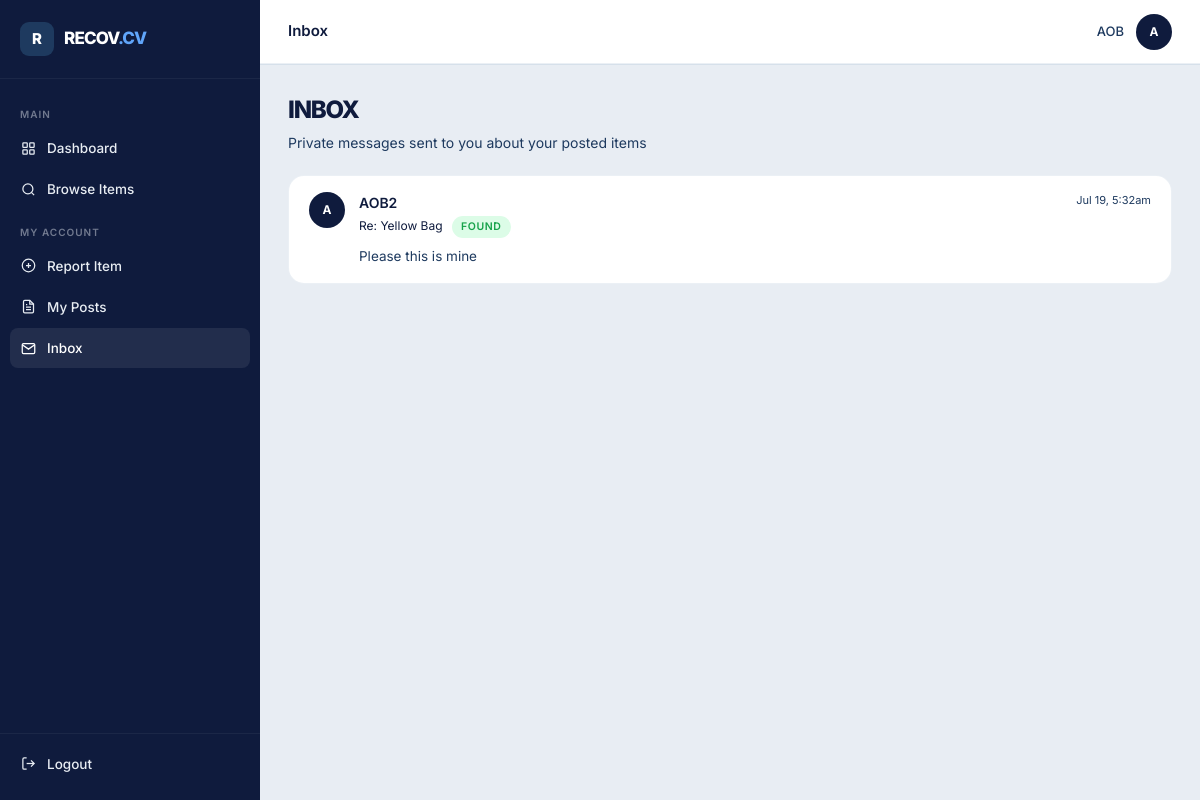
Page /pages/responses.php (signed in) on the committed database.
### tables this page shows
CREATE TABLE responses (
            id         INTEGER PRIMARY KEY AUTOINCREMENT,
            item_id    INTEGER NOT NULL,
            sender_id  INTEGER NOT NULL,
            message    TEXT NOT NULL,
            created_at DATETIME DEFAULT CURRENT_TIMESTAMP,
            FOREIGN KEY (item_id) REFERENCES items(id),
            FOREIGN KEY (sender_id) REFERENCES users(id)
        );

CREATE TABLE users (
            id       INTEGER PRIMARY KEY AUTOINCREMENT,
            name     TEXT NOT NULL,
            email    TEXT NOT NULL UNIQUE,
            password TEXT NOT NULL,
            created_at DATETIME DEFAULT CURRENT_TIMESTAMP
        );

CREATE TABLE items (
            id            INTEGER PRIMARY KEY AUTOINCREMENT,
            user_id       INTEGER NOT NULL,
            item_name     TEXT NOT NULL,
            description   TEXT NOT NULL,
            type          TEXT NOT NULL,
            location      TEXT NOT NULL,
            date_reported TEXT NOT NULL,
            status        TEXT NOT NULL DEFAULT 'open',
            created_at    DATETIME DEFAULT CURRENT_TIMESTAMP,
            FOREIGN KEY (user_id) REFERENCES users(id)
        );

### pages/responses.php (the view, shortened to what this page needs)
<?php
require_once __DIR__ . '/../config/db.php';
$uid  = $_SESSION['user_id'];
$stmt = $pdo->prepare(
    "SELECT r.*, u.name AS sender_name, i.item_name, i.type, i.id AS item_id
     FROM responses r
     JOIN users u ON r.sender_id = u.id
     JOIN items i ON r.item_id = i.id
     WHERE i.user_id = ?
     ORDER BY r.created_at DESC"
);
$stmt->execute([$uid]);
$inbox = $stmt->fetchAll();
function initials_from_name(string $name): string {
    $p = explode(' ', trim($name));
    return strtoupper(substr($p[0], 0, 1) . (isset($p[1]) ? substr($p[1], 0, 1) : ''));
}
include __DIR__ . '/../includes/head.php';
include __DIR__ . '/../includes/sidebar.php';
?>
<div class="page-header">
  <h1>Inbox</h1>
  <p>Private messages sent to you about your posted items</p>
</div>
<?php if (empty($inbox)): ?>
  <div class="empty-state">
    <div class="empty-icon">Empty</div>
    <h3>No messages yet</h3>
    <p>When someone sends you a private response about one of your items, it will show up here.</p>
  </div>
<?php else: ?>
  <div class="list-gap">
    <?php foreach ($inbox as $r): ?>
      <div class="response-item">
        <div class="user-avatar"><?php echo initials_from_name($r['sender_name']); ?></div>
        <div class="response-content">
          <div class="response-sender"><?php echo htmlspecialchars($r['sender_name']); ?></div>
          <div class="response-item-ref">
            Re: <a href="/pages/item.php?id=<?php echo $r['item_id']; ?>">
              <?php echo htmlspecialchars($r['item_name']); ?>
            </a>
            <span class="badge badge-<?php echo $r['type']; ?>" style="margin-left:6px;"><?php echo strtoupper($r['type']); ?></span>
          </div>
          <div class="response-message"><?php echo nl2br(htmlspecialchars($r['message'])); ?></div>
        </div>
        <div class="response-time"><?php echo date('M j, g:ia', strtotime($r['created_at'])); ?></div>
      </div>
    <?php endforeach; ?>
  </div>
<?php endif; ?>
<?php include __DIR__ . '/../includes/footer.php'; ?>

### public/css/style.css (style rules this page uses)
*, *::before, *::after { margin: 0; padding: 0; box-sizing: border-box; }
:root { --bg: #e8edf3; --card-bg: #ffffff; --text: #0f1b3d; --text-muted: #1e3a5f; --border: rgba(59, 111, 160, 0.1); --shadow: 0 1px 3px 0 rgba(0, 0, 0, 0.05); --shadow-md: 0 4px 6px -1px rgba(0, 0, 0, 0.05); --blue: #0f1b3d; --blue-hover: #1e3a5f; --blue-light: #e8edf3; --blue-text: #0f1b3d; --red: #ef4444; --red-light: #fee2e2; --red-text: #dc2626; --green: #22c55e; --green-light: #dcfce7; --green-text: #16a34a; --yellow: #f59e0b; --yellow-light: #fef3c7; --yellow-text: #d97706; --radius: 16px; --radius-sm: 8px; --sidebar-bg: #0f1b3d; --sidebar-hover: #1e3a5f; --sidebar-text: #e8edf3; --sidebar-active-text: #ffffff; --sidebar-active-bg: rgba(255, 255, 255, 0.08); --sidebar-width: 260px; --topbar-height: 64px; }
body { font-family: 'Inter', sans-serif; background: var(--bg); color: var(--text); font-size: 14px; line-height: 1.5; -webkit-font-smoothing: antialiased; }
.user-avatar { width: 36px; height: 36px; background: var(--blue); border-radius: 50%; display: flex; align-items: center; justify-content: center; font-size: 12px; font-weight: 700; color: white; flex-shrink: 0; }
.page-header { margin-bottom: 22px; }
.page-header h1 { font-size: 24px; font-weight: 800; color: var(--text); text-transform: uppercase; letter-spacing: -0.05em; }
.page-header p { margin-top: 4px; font-size: 14px; color: var(--text-muted); }
.badge { display: inline-flex; align-items: center; padding: 3px 9px; border-radius: 100px; font-size: 10.5px; font-weight: 600; text-transform: uppercase; letter-spacing: 0.06em; white-space: nowrap; flex-shrink: 0; }
.badge-found { background: var(--green-light); color: var(--green-text); }
.response-item { background: white; border: 1px solid var(--border); border-radius: var(--radius); padding: 16px 20px; display: flex; gap: 14px; align-items: flex-start; transition: box-shadow 0.15s; }
.response-content { flex: 1; min-width: 0; }
.response-sender { font-size: 14px; font-weight: 600; color: var(--text); }
.response-item-ref { font-size: 12px; color: var(--blue); margin: 3px 0 8px; }
.response-message { font-size: 13.5px; color: var(--text-muted); line-height: 1.6; }
.response-time { font-size: 11px; color: var(--text-muted); white-space: nowrap; flex-shrink: 0; }
a { color: var(--blue); text-decoration: none; }
.list-gap { display: flex; flex-direction: column; gap: 12px; }

### rows in the picture
responses: sender.name "A", sender.name "AOB2", item.item_name "Yellow Bag", item.type "FOUND", message "Please this is mine", created_at "Jul 19, 5:32am"

### other values in the picture
$page_title "Inbox"
$_SESSION['user_name'] "AOB"
$initials "A"
